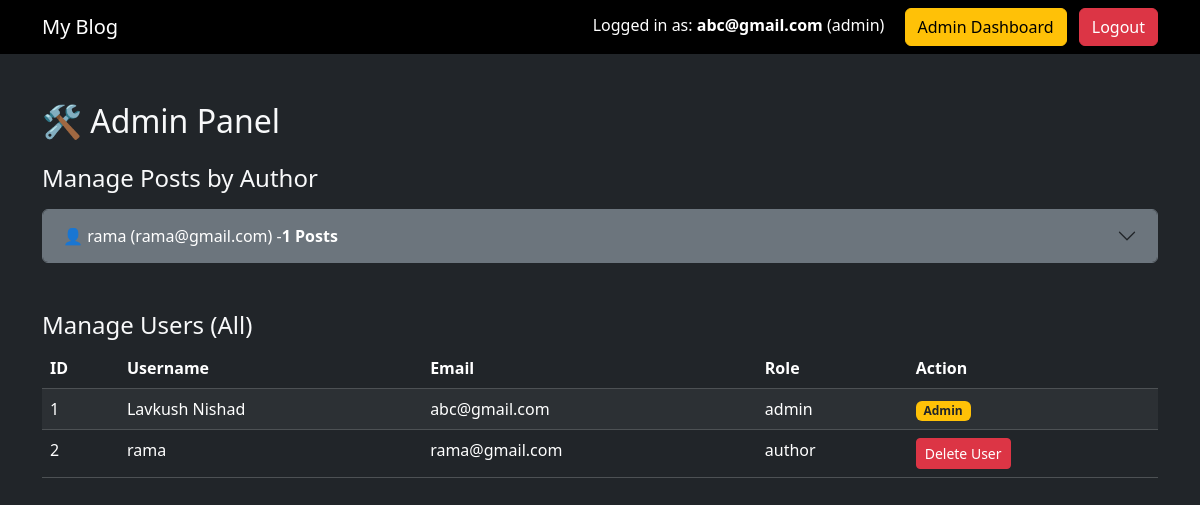
Screenshot of /admin_dashboard (signed in) with the database file from the repository.
### models.py (models this page shows)
class User(UserMixin, db.Model):
    id = db.Column(db.Integer, primary_key=True)
    username = db.Column(db.String(100), nullable=False)
    email = db.Column(db.String(120), unique=True, nullable=False)
    password = db.Column(db.String(200), nullable=False)
    role = db.Column(db.String(20), nullable=False)
    posts = db.relationship('Post', backref='author', lazy=True)

### routes.py (the view)
@app.route("/admin_dashboard")
@login_required
def admin_dashboard():
    if current_user.role != "admin":
        return "Access denied", 403
    users = User.query.all()
    posts = Post.query.all()
    return render_template("admin.html", users=users, posts=posts)

### app.py (called while the page is built)
@login_manager.user_loader
def load_user(user_id):
    return User.query.get(int(user_id))

### templates/admin.html (shortened to what this page needs)
{% extends "base.html" %}
{% block content %}
<h2>🛠️ Admin Panel</h2>
<div class="row mt-4">
    <div class="col-md-12">
        <h4 class="mb-3">Manage Posts by Author</h4>
        <div class="accordion" id="accordionAuthors">
            {% for user in users %}
            {% if user.posts %}
            <div class="accordion-item bg-dark border-secondary">
                <h2 class="accordion-header" id="heading{{ user.id }}">
                    <button class="accordion-button collapsed bg-secondary text-white" type="button"
                        data-bs-toggle="collapse" data-bs-target="#collapse{{ user.id }}" aria-expanded="false"
                        aria-controls="collapse{{ user.id }}">
                        👤 {{ user.username }} ({{ user.email }}) - <strong>{{ user.posts|length }} Posts</strong>
                    </button>
                </h2>
            </div>
            {% endif %}
            {% else %}
            <p>No authors found with posts.</p>
            {% endfor %}
        </div>
    </div>
</div>
<div class="row mt-5">
    <div class="col-md-12">
        <h4>Manage Users (All)</h4>
        <table class="table table-dark table-striped mt-2">
            <thead>
                <tr>
                    <th>ID</th>
                    <th>Username</th>
                    <th>Email</th>
                    <th>Role</th>
                    <th>Action</th>
                </tr>
            </thead>
            <tbody>
                {% for user in users %}
                <tr>
                    <td>{{ user.id }}</td>
                    <td>{{ user.username }}</td>
                    <td>{{ user.email }}</td>
                    <td>{{ user.role }}</td>
                    <td>
                        {% if user.role != "admin" %}
                        <a href="/delete_user/{{ user.id }}" class="btn btn-danger btn-sm"
                            onclick="return confirm('Delete this user?');">Delete User</a>
                        {% else %}
                        <span class="badge bg-warning text-dark">Admin</span>
                        {% endif %}
                    </td>
                </tr>
                {% endfor %}
            </tbody>
        </table>
    </div>
</div>
{% endblock %}

### templates/base.html (shortened to what this page needs)
<!DOCTYPE html>
<html>
<head>
    <link href="https://cdn.jsdelivr.net/npm/bootstrap@5.3.2/dist/css/bootstrap.min.css" rel="stylesheet">
</head>
<body class="bg-dark text-light">
    <nav class="navbar navbar-expand-lg navbar-dark bg-black">
        <div class="container">
            <span class="navbar-brand mb-0 h1">My Blog</span>
            <div>
                {% if current_user.is_authenticated %}
                <span class="navbar-text me-3 text-white">
                    Logged in as: <strong>{{ current_user.email }}</strong> ({{ current_user.role }})
                </span>
                {% if current_user.role == "admin" %}
                <a class="btn btn-warning me-2" href="/admin_dashboard">Admin Dashboard</a>
                {% elif current_user.role == "author" %}
                <a class="btn btn-success me-2" href="/author_dashboard">Author Dashboard</a>
                {% elif current_user.role == "user" %}
                <a class="btn btn-primary me-2" href="/user_dashboard">User Dashboard</a>
                {% endif %}
                <a class="btn btn-danger" href="/logout">Logout</a>
                {% endif %}
            </div>
        </div>
    </nav>
    <div class="container mt-5">
        {% block content %}{% endblock %}
    </div>
</body>
</html>

### rows the page displays
User: email "abc@gmail.com", role "admin", id "1", username "Lavkush Nishad", shows "Admin"
User: username "rama", email "rama@gmail.com", posts|length "1", id "2", role "author"
